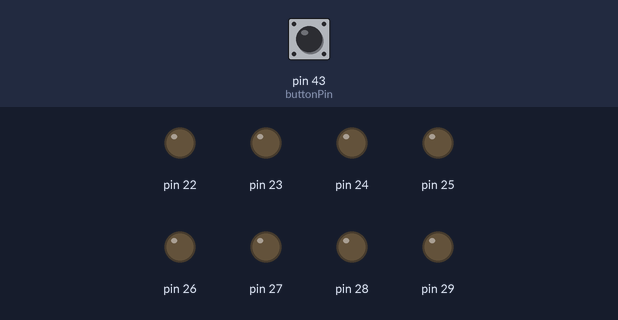
Simulated run of this sketch. Board: Arduino Mega 2560, built with avr-gcc and run on an emulated ATmega2560. Shown: output pins drawn as LEDs (lit = HIGH). The inputs (shaded band) are chosen by the test bench; at power-on: pin 43 (buttonPin) HIGH.

Above: at 1.2 s.
1.3 s: pin 43 (buttonPin) pulled LOW for 0.15 s
At 1.8 s:
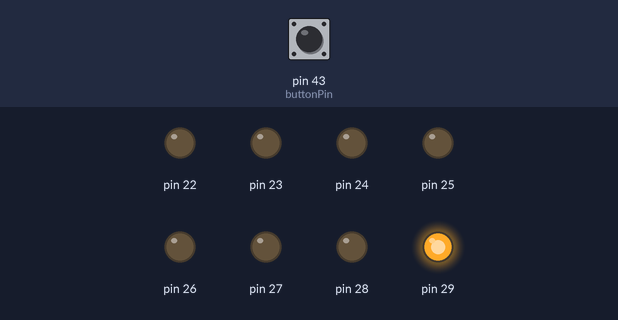
At 3.1 s:
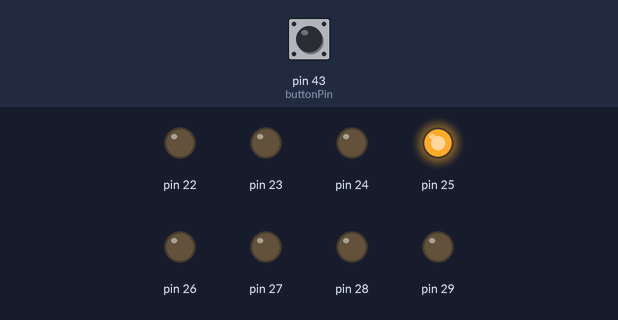
4.4 s: pin 43 (buttonPin) pulled LOW for 3.2 s
At 7.6 s:
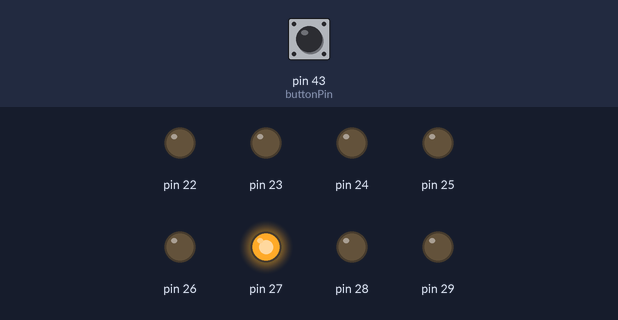
Timing chart, 0 to 13.2 s (numbered marks = the images above; inputs shaded):
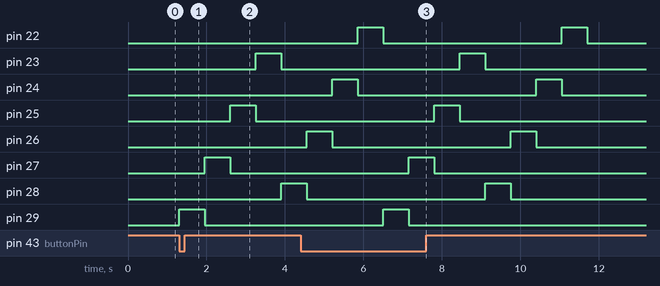

The sketch:

sketch_mar9a.ino
```cpp
const int buttonPin = 43;


void setup() {
  DDRA = 0xFF;
  PORTA = 0;
  pinMode(buttonPin, INPUT_PULLUP);
}

void loop() {
  if(digitalRead(buttonPin) == LOW){
    PORTA = 128;
    bool secondTurn = false;
    while(PORTA){
      if(secondTurn){
        delay(650);
        PORTA = 64;
        secondTurn = false;
      }
      delay(650);
      PORTA = PORTA >> 2;
      if(PORTA == 2){
        secondTurn = true;
      }
    }
  }
}
```

Measured:
- after the input at 1.3 s, pin 23: LOW → HIGH after 2.0 s, → LOW 0.65 s later; pin 25: LOW → HIGH after 1.3 s, → LOW 0.65 s later; pin 27: LOW → HIGH after 0.65 s, → LOW 0.65 s later; pin 28: LOW → HIGH after 2.6 s; pin 29: LOW → HIGH at once, → LOW 0.65 s later
- after the input at 4.4 s, pin 23: LOW → HIGH after 4.1 s, → LOW 0.65 s later; pin 25: LOW → HIGH after 3.4 s, → LOW 0.65 s later; pin 27: LOW → HIGH after 2.8 s, → LOW 0.65 s later; pin 29: LOW → HIGH after 2.1 s, → LOW 0.65 s later
- by itself, pin 22, pin 24, pin 26: alternates HIGH for 0.65 s and LOW for 4.6 s
